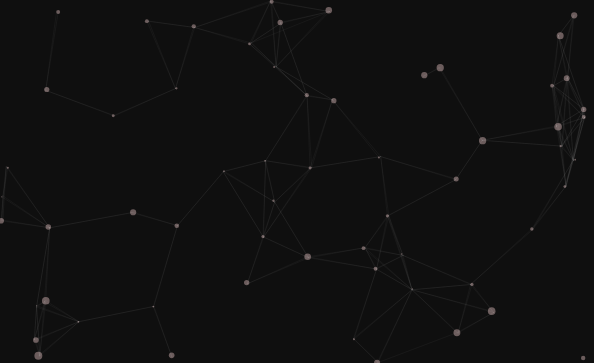
Frame 1 (no input)
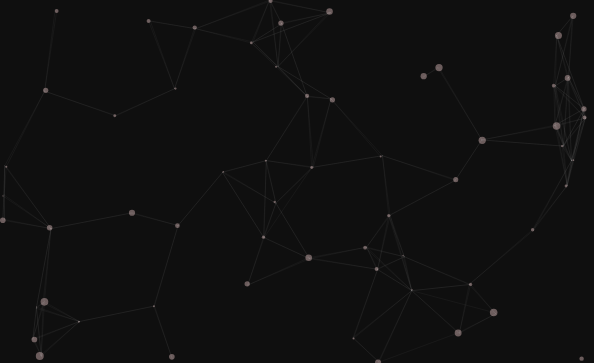
Frame 2 (the mouse pressed at the canvas centre, redrawn once)

The p5.js sketch that drew these frames (run headless with seeded random() and noise() and a simulated clock; the mouse was pressed at the canvas centre and the sketch redrawn once):

// p5.js sketch
// ── sketch.js


// this class describes the properties of a single particle.
class Particle {
  // setting the co-ordinates, radius and the
  // speed of a particle in both the co-ordinates axes.
    constructor(){
      this.x = random(0,width);
      this.y = random(0,height);
      this.r = random(1,8);
      this.xSpeed = random(-2,2);
      this.ySpeed = random(-1,1.5);
    }
  
  // creation of a particle.
    createParticle() {
      noStroke();
      fill('rgba(200,169,169,0.5)');
      circle(this.x,this.y,this.r);
    }
  
  // setting the particle in motion.
    moveParticle() {
      if(this.x < 0 || this.x > width)
        this.xSpeed*=-1;
      if(this.y < 0 || this.y > height)
        this.ySpeed*=-1;
      this.x+=this.xSpeed;
      this.y+=this.ySpeed;
    }
  
  // this function creates the connections(lines)
  // between particles which are less than a certain distance apart
    joinParticles(paraticles) {
      particles.forEach(element =>{
        let dis = dist(this.x,this.y,element.x,element.y);
        if(dis<85) {
          stroke('rgba(255,255,255,0.04)');
          line(this.x,this.y,element.x,element.y);
        }
      });
    }
  }
  
  // an array to add multiple particles
  let particles = [];
  
  function setup() {
    createCanvas(594, 363);
    for(let i = 0;i<width/10;i++){
      particles.push(new Particle());
    }

    noLoop();
  }
  
  function draw() {
    background('#0f0f0f');
    for(let i = 0;i<particles.length;i++) {
      particles[i].createParticle();
      particles[i].moveParticle();
      particles[i].joinParticles(particles.slice(i));
    }
  }
  
